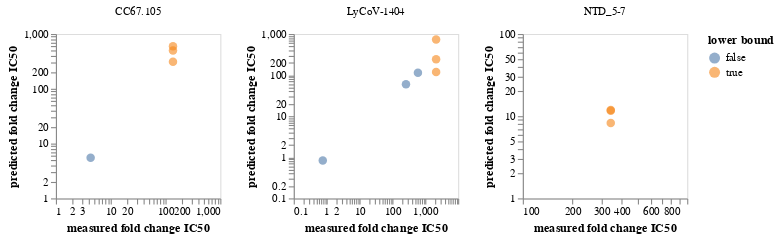

The cell this chart's notebook holds for it:
### Markdown cell above
Now plot the fold changes:

### Code cell
fold_change_chart = (
    alt.Chart(fold_changes)
    .encode(
        x=alt.X(
            "measured_fold_change",
            title="measured fold change IC50",
            scale=alt.Scale(type="log"),
        ),
        y=alt.Y(
            "predicted_fold_change",
            title="predicted fold change IC50",
            scale=alt.Scale(type="log"),
        ),
        facet=alt.Facet("antibody", columns=4, title=None),
        color=alt.Color("lower_bound", title="lower bound"),
        tooltip=[
            alt.Tooltip(c, format=".3g") if fold_changes[c].dtype == float
            else c
            for c in fold_changes.columns.tolist()
        ],
    )
    .mark_circle(filled=True, size=60, opacity=0.6)
    .configure_axis(grid=False)
    .resolve_scale(y="independent", x="independent")
    .properties(width=150, height=150)
)

fold_change_chart

### Figure 1 — Vega-Lite specification as saved in the notebook (floating-point values rounded to 4 significant figures)
{"config": {"view": {"continuousWidth": 400, "continuousHeight": 300}, "axis": {"grid": false}}, "data": {"name": "data-3ab6fb082c9bcb2f39feb7ef121e227f"}, "mark": {"type": "circle", "filled": true, "opacity": 0.6, "size": 60}, "encoding": {"color": {"field": "lower_bound", "title": "lower bound", "type": "nominal"}, "facet": {"columns": 4, "field": "antibody", "title": null, "type": "nominal"}, "tooltip": [{"field": "antibody", "type": "nominal"}, {"field": "aa_substitutions", "type": "nominal"}, {"field": "measured IC50 mutant", "format": ".3g", "type": "quantitative"}, {"field": "predicted IC50 mutant", "format": ".3g", "type": "quantitative"}, {"field": "lower_bound", "type": "nominal"}, {"field": "measured IC50 unmutated", "format": ".3g", "type": "quantitative"}, {"field": "predicted IC50 unmutated", "format": ".3g", "type": "quantitative"}, {"field": "measured_fold_change", "format": ".3g", "type": "quantitative"}, {"field": "predicted_fold_change", "format": ".3g", "type": "quantitative"}], "x": {"field": "measured_fold_change", "scale": {"type": "log"}, "title": "measured fold change IC50", "type": "quantitative"}, "y": {"field": "predicted_fold_change", "scale": {"type": "log"}, "title": "predicted fold change IC50", "type": "quantitative"}}, "height": 150, "resolve": {"scale": {"x": "independent", "y": "independent"}}, "width": 150, "$schema": "https://vega.github.io/schema/vega-lite/v5.2.0.json", "datasets": {"data-3ab6fb082c9bcb2f39feb7ef121e227f": [{"antibody": "CC67.105", "aa_substitutions": "D1146N", "measured IC50 mutant": 300.0, "predicted IC50 mutant": 1469.0, "lower_bound": true, "measured IC50 unmutated": 2.19, "predicted IC50 unmutated": 2.466, "measured_fold_change": 137.0, "predicted_fold_change": 595.6}, {"antibody": "CC67.105", "aa_substitutions": "D1153Y", "measured IC50 mutant": 300.0, "predicted IC50 mutant": 1233.0, "lower_bound": true, "measured IC50 unmutated": 2.19, "predicted IC50 unmutated": 2.466, "measured_fold_change": 137.0, "predicted_fold_change": 500.0}, {"antibody": "CC67.105", "aa_substitutions": "D1163R", "measured IC50 mutant": 9.43, "predicted IC50 mutant": 13.65, "lower_bound": false, "measured IC50 unmutated": 2.19, "predicted IC50 unmutated": 2.466, "measured_fold_change": 4.306, "predicted_fold_change": 5.534}, {"antibody": "CC67.105", "aa_substitutions": "F1156L", "measured IC50 mutant": 300.0, "predicted IC50 mutant": 768.1, "lower_bound": true, "measured IC50 unmutated": 2.19, "predicted IC50 unmutated": 2.466, "measured_fold_change": 137.0, "predicted_fold_change": 311.5}, {"antibody": "LyCoV-1404", "aa_substitutions": "F486L", "measured IC50 mutant": 0.00143, "predicted IC50 mutant": 0.009337, "lower_bound": false, "measured IC50 unmutated": 0.00187, "predicted IC50 unmutated": 0.01123, "measured_fold_change": 0.7647, "predicted_fold_change": 0.8316}, {"antibody": "LyCoV-1404", "aa_substitutions": "G447D", "measured IC50 mutant": 4.0, "predicted IC50 mutant": 8.214, "lower_bound": true, "measured IC50 unmutated": 0.00187, "predicted IC50 unmutated": 0.01123, "measured_fold_change": 2139.0, "predicted_fold_change": 731.5}, {"antibody": "LyCoV-1404", "aa_substitutions": "K444N", "measured IC50 mutant": 4.0, "predicted IC50 mutant": 1.338, "lower_bound": true, "measured IC50 unmutated": 0.00187, "predicted IC50 unmutated": 0.01123, "measured_fold_change": 2139.0, "predicted_fold_change": 119.2}, {"antibody": "LyCoV-1404", "aa_substitutions": "N439Y", "measured IC50 mutant": 1.12, "predicted IC50 mutant": 1.279, "lower_bound": false, "measured IC50 unmutated": 0.00187, "predicted IC50 unmutated": 0.01123, "measured_fold_change": 598.9, "predicted_fold_change": 113.9}, {"antibody": "LyCoV-1404", "aa_substitutions": "P499H", "measured IC50 mutant": 4.0, "predicted IC50 mutant": 2.72, "lower_bound": true, "measured IC50 unmutated": 0.00187, "predicted IC50 unmutated": 0.01123, "measured_fold_change": 2139.0, "predicted_fold_change": 242.3}, {"antibody": "LyCoV-1404", "aa_substitutions": "S446T", "measured IC50 mutant": 0.485, "predicted IC50 mutant": 0.6746, "lower_bound": false, "measured IC50 unmutated": 0.00187, "predicted IC50 unmutated": 0.01123, "measured_fold_change": 259.4, "predicted_fold_change": 60.08}, {"antibody": "NTD_5-7", "aa_substitutions": "G103F", "measured IC50 mutant": 96.0, "predicted IC50 mutant": 222.1, "lower_bound": true, "measured IC50 unmutated": 0.28, "predicted IC50 unmutated": 26.91, "measured_fold_change": 342.9, "predicted_fold_change": 8.254}, {"antibody": "NTD_5-7", "aa_substitutions": "L176K", "measured IC50 mutant": 96.0, "predicted IC50 mutant": 320.5, "lower_bound": true, "measured IC50 unmutated": 0.28, "predicted IC50 unmutated": 26.91, "measured_fold_change": 342.9, "predicted_fold_change": 11.91}, {"antibody": "NTD_5-7", "aa_substitutions": "S172N", "measured IC50 mutant": 96.0, "predicted IC50 mutant": 312.4, "lower_bound": true, "measured IC50 unmutated": 0.28, "predicted IC50 unmutated": 26.91, "measured_fold_change": 342.9, "predicted_fold_change": 11.61}]}}
